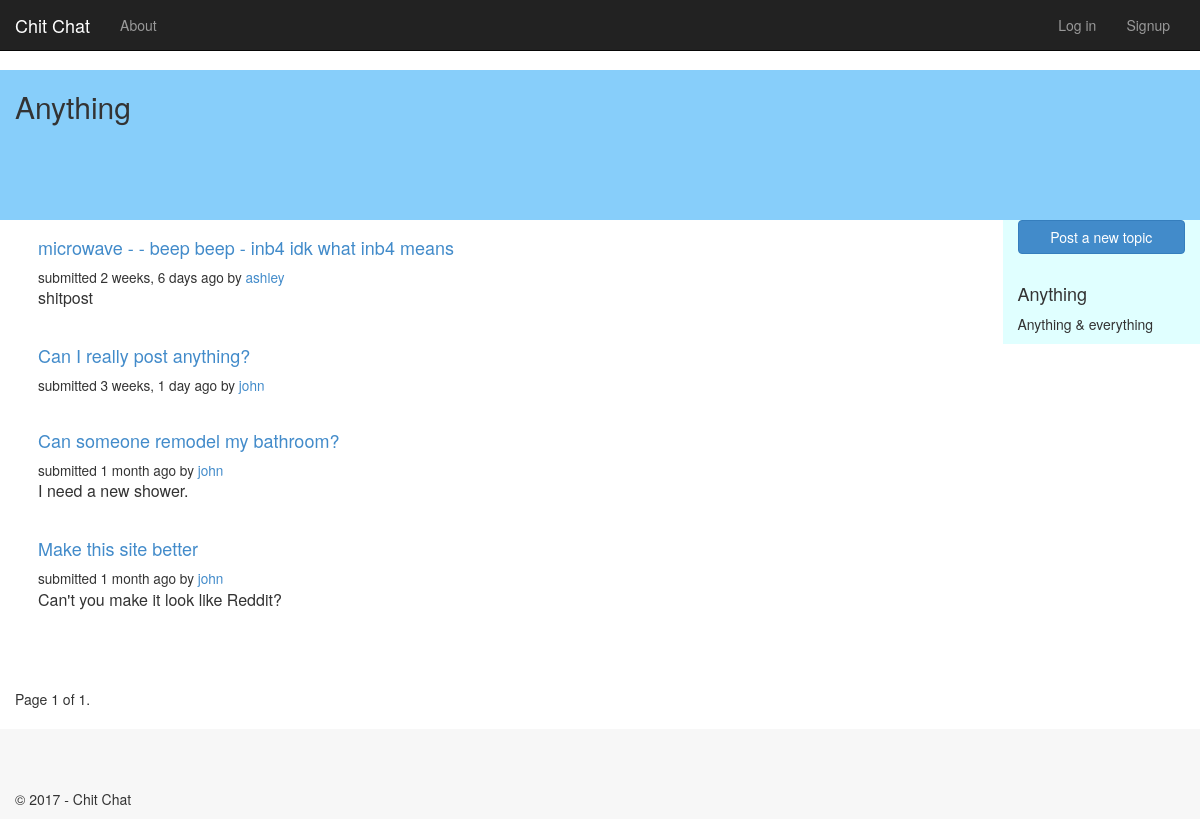
Page /f/Anything/ on the committed database.
### forum/models.py (models this page shows, shortened)
class Forum(models.Model):
    slug = models.SlugField(unique=True, max_length=60)
    description = models.TextField(blank=True, default='')
    updated = models.DateTimeField(auto_now=True)
    created = models.DateTimeField(auto_now=True)
    creator = models.ForeignKey(User, blank=True, null=True)

class Topic(models.Model):
    title = models.CharField(max_length=60)
    description = models.TextField(max_length=10000, blank=True)
    forum = models.ForeignKey(Forum)
    created = models.DateTimeField(auto_now=True)
    creator = models.ForeignKey(User, blank=True, null=True)
    updated = models.DateTimeField(auto_now=True)
    closed = models.BooleanField(blank=True, default=False)

### forum/views.py (the view)
# urls.py: url(r'^f/(?P<slug>[-\w]+)/$', forum.views.forum_topics, name='forum-detail'),
def forum_topics(request, slug):
    context = get_base_context()
    context['forum'] = Forum.objects.get(slug=slug)
    topics = Topic.objects.filter(forum__slug=slug).order_by('-created')
    context['topics'] = paginator_helper(request, topics)
    context['title'] = context['forum'].slug
    return render(request, 'forum/forum-details.html', context)

### forum/views.py (called while the page is built)
def get_base_context():
    return {'year': datetime.now().year}

def paginator_helper(request, model_list, page_items=25):
    paginator = Paginator(model_list, page_items)
    page = request.GET.get('page')
    try:
        model_list = paginator.page(page)
    except PageNotAnInteger:
        model_list = paginator.page(1)
    except EmptyPage:
        model_list = paginator.page(paginator.num_pages)
    return model_list

### forum/templates/forum/forum-details.html (shortened to what this page needs)
{% extends "app/layout.html" %}
{% block content %}
<div class="container" id="header-bottom">
        <h2>{{ forum.slug }}</h2>
</div>
<div class="container" id="main-content">
    <div class="col-xs-12 col-sm-10">
        <table class="table table-hover table-borderless">
            <tbody>
                {% for topic in topics %}
                <tr>
                    <td>
                        <h4>
                            <a href="{% url 'forum:topic-detail' topic.id %}">{{ topic.title }}</a>
                        </h4>
                        <small>submitted {{ topic.created|timesince }} ago by
                        <a href="{% url 'forum:user-posts' topic.creator.get_username %}">{{ topic.creator.get_username }}</a></small>
                        <p>{{ topic.description | truncatechars:60 }}</p>
                    </td>
                </tr>
                {% endfor %}
            </tbody>
        </table>
        <br />
    </div>
    {% include "forum/forum-sidebar.html" %}
</div>
<div class="container">
    <div class="pagination">
        <span class="page-links">
            <span class="page-current">
                Page {{ topics.number }} of {{ topics.paginator.num_pages }}.
            </span>
        </span>
    </div>
</div>
    {% endblock %}

### forum/templates/forum/forum-sidebar.html
<div class="col-xs-12 col-sm-2" id="sidebar-main">
    <a href="{% url 'forum:new-topic' forum.slug %}" class="btn btn-primary btn-block" role="button">Post a new topic</a>
    <br />
    <h4>{{ forum.slug }}</h4>
    <p>{{ forum.description }}</p>
</div>

### app/static/app/content/site.css (style rules this page uses)
body { padding-top: 50px; }
#sidebar-main { background-color: #E0FFFF; }
.container { max-width: none; }
#header-bottom { background-color: #87CEFA; height: 150px; }
.table-borderless > tbody > tr > td, .table-borderless > tbody > tr > th, .table-borderless > tfoot > tr > td, .table-borderless > tfoot > tr > th, .table-borderless > thead > tr > td, .table-borderless > thead > tr > th { border: none; }
#main-content { padding-right: 0px; }

### rows in the picture
Forum: slug "Anything", description "Anything & everything"
Topic: title "microwave - - beep beep - inb4 idk what inb4 means", created "2 weeks, 6 days", creator.get_username "ashley", description "shitpost"
Topic: title "Can I really post anything?", created "3 weeks, 1 day", creator.get_username "john"
Topic: title "Can someone remodel my bathroom?", created "1 month", creator.get_username "john", description "I need a new shower."
Topic: title "Make this site better", created "1 month", creator.get_username "john", description "Can't you make it look like Reddit?"

### other values in the picture
{{ topics.number }} "1"
{{ topics.paginator.num_pages }} "1"
